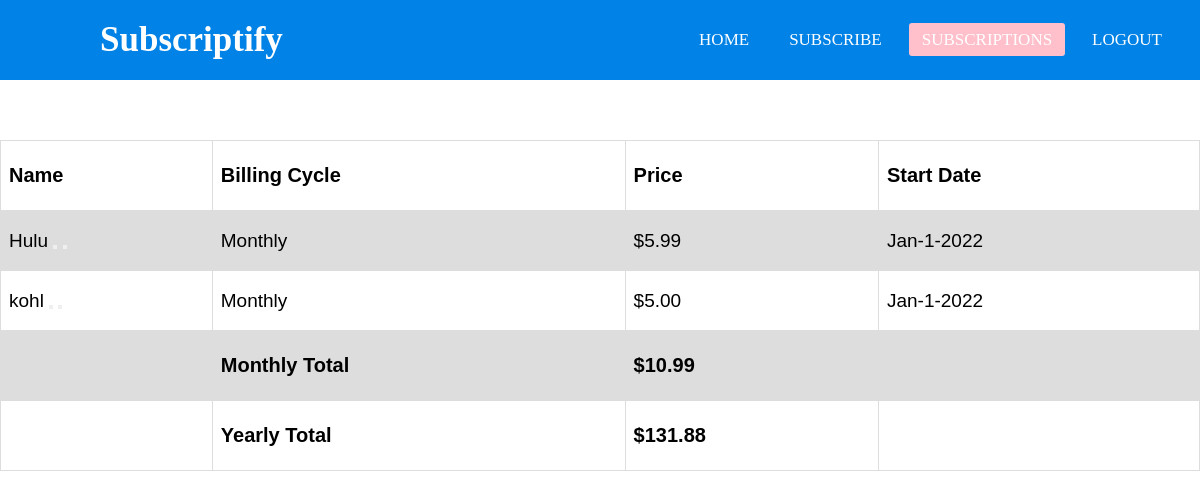
/subscriptions/ (signed in), run on an earlier commit of the app's database.
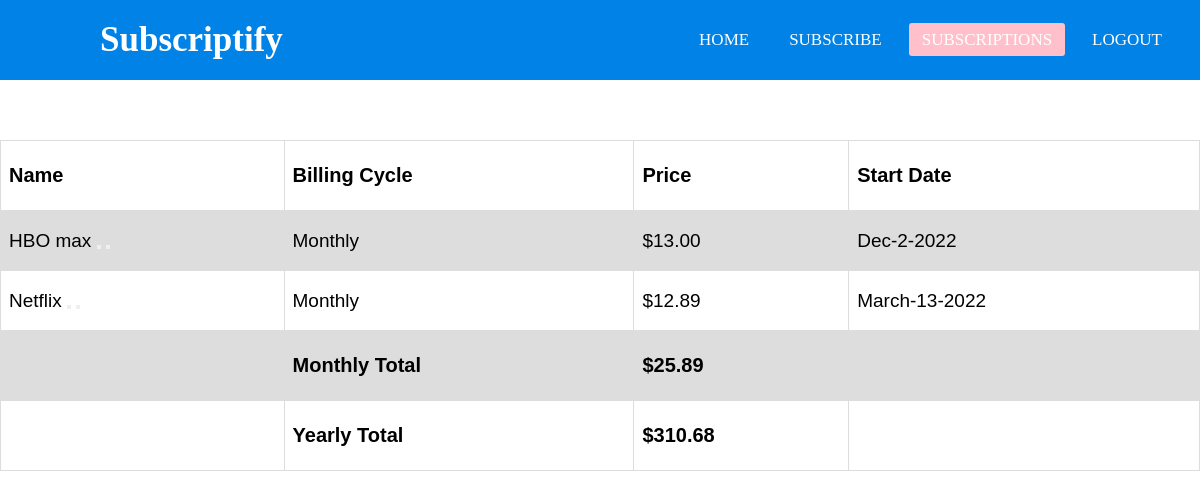
And on a later commit of the database.
### app/models.py (models this page shows)
class Subscription(models.Model):
    user = models.ForeignKey(User, on_delete=models.CASCADE, blank=True)
    name = models.CharField(max_length=20, blank=True)
    billing_cycle = models.CharField(max_length=20, choices=cycle_choices, blank=True)
    price = models.DecimalField(decimal_places=2, max_digits=4, blank=True)
    start_month = models.CharField(max_length=10, default="Jan", choices=month_choices, blank=True)
    start_day = models.CharField(max_length=10, default="1", blank=True)
    start_year = models.CharField(max_length=10, default="2022", blank=True)

### app/views.py (the view)
# urls.py: path("subscriptions/", views.mysubscripts, name="subscriptions"),
@login_required
def mysubscripts(request):
    my_subs = Subscription.objects.filter(user=request.user)
    if len(my_subs) == 0:
        monthly_total = 0
        yearly_total = 0
        return render(request, "subscriptions.html",
        {"monthly":monthly_total, 'yearly':yearly_total})
    else:
        total_monthly = 0
        for subs in my_subs:
            total_monthly += subs.price
        yearly_price = total_monthly * 12
        var = Subscription.objects.filter(user=request.user)
        for new_var in var:
            total = new_var.price * Decimal(yearly_price)
            grand_total = "{:.2f}".format(total)
            if new_var.billing_cycle == "Monthly":
                monthly_total = new_var.price
                monthly_total = "{:.2f}".format(monthly_total)
            elif new_var.billing_cycle == "Yearly":
                monthly_total = new_var.price / 12
                monthly_total = "{:.2f}".format(monthly_total)
        return render(request, "subscriptions.html", {'my_subs':my_subs,
        'monthly':total_monthly, 'yearly':yearly_price, 'grand':grand_total,
        'monthly_total':monthly_total,})

### app/templates/subscriptions.html (shortened to what this page needs)
<!DOCTYPE html>
<html>
    <head>
    </head>
    <body>
      <nav>
        <label class="logo">Subscriptify</label>
        <ul>
            <li><a href="/">Home</a></li>
            <li><a href="{% url 'subscribe' %}">Subscribe</a></li>
            <li><a href="{% url 'subscriptions' %}" class="active">Subscriptions</a></li>
            <li><a href="{% url 'logout' %}">Logout</a></li>
        </ul>
      </nav>
        <table>
            <tr>
              <th>Name</th>
              <th>Billing Cycle</th>
              <th>Price</th>
              <th>Start Date</th>
            </tr>
            {% for entry in my_subs %}
                <tr>
                    <td>{{entry.name}} <a href="{% url "edit" entry.id %}">
                      <button></button>
                    </a><a href="delete/{{entry.id}}/"><button></button></a></td>
                    <td>{{entry.billing_cycle}}</td>
                    <td>${{entry.price}}</td>
                    <td>{{ entry.start_month }}-{{ entry.start_day }}-{{ entry.start_year }}</td>
                </tr>
            {% endfor %}
            <tr>
                <td></td>
                <th>Monthly Total</th>
                <th>${{ monthly }}</th>
                <td></td>
            </tr>
            <tr>
                <td></td>
                <th>Yearly Total</th>
                <th>${{ yearly }}</th>
                <td></td>
            </tr>
        </table>
    </body>
<html>

What changed in the data, as far as the page shows it:
removed Subscription: name "Hulu", billing_cycle "Monthly", price "5.99", start_month "Jan", start_day "1", start_year "2022"
removed Subscription: name "kohl", billing_cycle "Monthly", price "5.00", start_month "Jan", start_day "1", start_year "2022"
added Subscription: name "HBO max", billing_cycle "Monthly", price "13.00", start_month "Dec", start_day "2", start_year "2022"
added Subscription: name "Netflix", billing_cycle "Monthly", price "12.89", start_month "March", start_day "13", start_year "2022"
Also different on the page:
{{ monthly }}: "10.99" → "25.89"
{{ yearly }}: "131.88" → "310.68"
